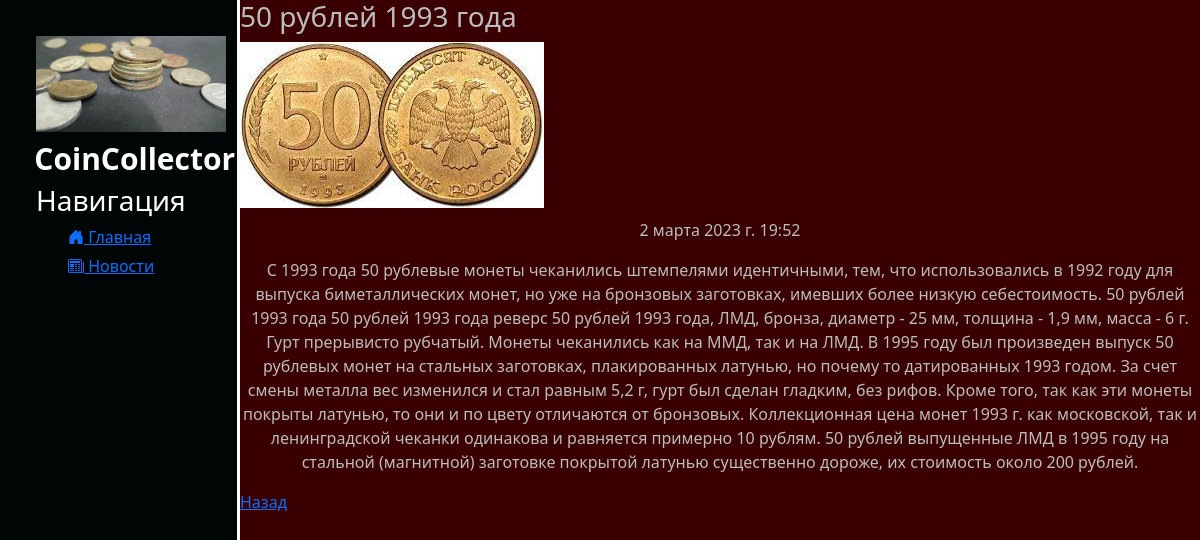
The page /news/2 on the database its author committed.
### news/models.py (models this page shows, shortened)
class Post(models.Model):
    title = models.CharField(max_length=50, help_text='150x150px')
    img = models.ImageField(upload_to='images')
    content = models.TextField()
    date_posted = models.DateTimeField(default=timezone.now)
    class Meta:
        verbose_name = 'novosti'
        verbose_name_plural = 'novosti'

### news/views.py (the view)
# urls.py: path('<int:pk>', views.dinamicStranits.as_view(), name='newsdinamic')
class dinamicStranits(DetailView):
    model = Post
    template_name = 'osnova/statiea.html'
    context_object_name = 'Post'

### osnova/templates/osnova/statiea.html (shortened to what this page needs)
{% extends 'osnova/shablon.html' %}
{% block body %}
 <div>
     <h3 class="nazva">{{ Post.title }}</h3>
     <img src="{{ Post.img.url }}">
     <p class="tert">{{ Post.date_posted }}</p>
     <p class="tert">{{ Post.content }}</p>
     <a onclick="javascript:history.back(); return false;" class="trt">Назад</a>
 </div>
{% endblock %}

### osnova/static/osnova/css/osnova.css (style rules this page uses)
body { background: #3A0001; }
main .nazva { color: #BCBCBC; }
main .tert { color: #BCBCBC; margin-top: 10px; text-align: center; }

### rows shown on the page
Post: img (picture), date_posted "2 марта 2023 г. 19:52", content "С 1993 года 50 рублевые монеты чеканились штемпелями идентичными, тем, что использовались в 1992 году для выпуска биметаллических монет, но уже на бронзовых заготовках, имевших более низкую себестоимость. 50 рублей 1993 года 50 рублей 1993 года реверс 50 рублей 1993 года, ЛМД, бронза, диаметр - 25 мм, толщина - 1,9 мм, масса - 6 г. Гурт прерывисто рубчатый. Монеты чеканились как на ММД, так и на ЛМД. В 1995 году был произведен выпуск 50 рублевых монет на стальных заготовках, плакированных латунью, но почему то датированных 1993 годом. За счет смены металла вес изменился и стал равным 5,2 г, гурт был сделан гладким, без рифов. Кроме того, так как эти монеты покрыты латунью, то они и по цвету…"
